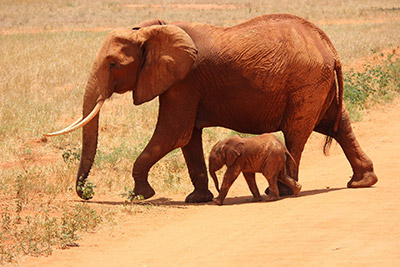
#> input picture elephant.jpg, 400 x 267 px, found by its file name
$ python L_1.py
#> lines starting #> are read from the running program, lines starting #| are printed output that depends on the picture
# Import libraries
import cv2
import numpy as np

# -------- IMAGE 1 --------
img = cv2.imread("D:\OpenCV course\codes\elephant.jpg")
#> img is the input picture: shape (267, 400, 3); mean B, G, R 95.6, 141.5, 194.9

print("\n--- Image 1 ---")
print("Shape:", img.shape)
#| Shape: (267, 400, 3)
print("Data type:", img.dtype)
#| Data type: uint8
print("Total pixels:", img.size)
#| Total pixels: 320400

h, w = img.shape[:2]
#> h = 267; w = 400

print("Center pixel (BGR):", img[h//2, w//2])
#| Center pixel (BGR): [10  7 32]

img_float = img.astype(np.float32)
print("Center pixel (float32):", img_float[h//2, w//2])
#| Center pixel (float32): [10.  7. 32.]

img_uint8 = img_float.astype(np.uint8)

# Split channels using slicing
B = img[:, :, 0]
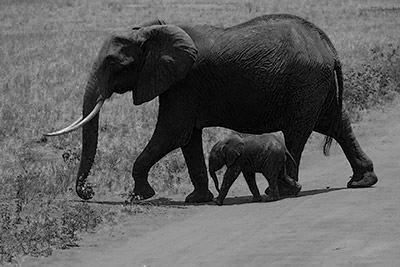
#> B: shape (267, 400); min 0, max 246, mean 95.6
G = img[:, :, 1]
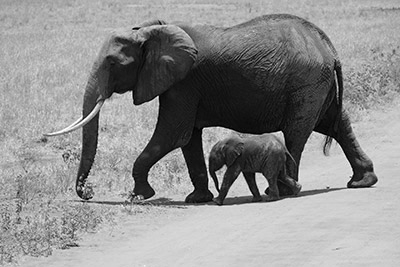
#> G: shape (267, 400); min 0, max 255, mean 141.5
R = img[:, :, 2]
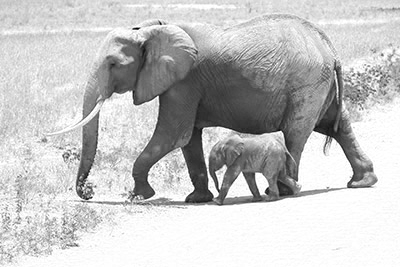
#> R: shape (267, 400); min 1, max 255, mean 194.9

# Show channels
cv2.imshow("Image1 - Blue", B)
cv2.imshow("Image1 - Green", G)
cv2.imshow("Image1 - Red", R)

cv2.waitKey(0)
cv2.destroyAllWindows()


# -------- IMAGE 2 --------
img = cv2.imread("D:\OpenCV course\codes\elephant.jpg")

print("\n--- Image 2 ---")
print("Shape:", img.shape)
#| Shape: (267, 400, 3)
print("Data type:", img.dtype)
#| Data type: uint8
print("Total pixels:", img.size)
#| Total pixels: 320400

h, w = img.shape[:2]

print("Center pixel (BGR):", img[h//2, w//2])
#| Center pixel (BGR): [10  7 32]

img_float = img.astype(np.float32)
print("Center pixel (float32):", img_float[h//2, w//2])
#| Center pixel (float32): [10.  7. 32.]

img_uint8 = img_float.astype(np.uint8)

B = img[:, :, 0]
G = img[:, :, 1]
R = img[:, :, 2]

cv2.imshow("Image2 - Blue", B)
cv2.imshow("Image2 - Green", G)
cv2.imshow("Image2 - Red", R)

cv2.waitKey(0)
cv2.destroyAllWindows()


# -------- IMAGE 3 --------
img = cv2.imread("D:\OpenCV course\codes\elephant.jpg")

print("\n--- Image 3 ---")
print("Shape:", img.shape)
#| Shape: (267, 400, 3)
print("Data type:", img.dtype)
#| Data type: uint8
print("Total pixels:", img.size)
#| Total pixels: 320400

h, w = img.shape[:2]

print("Center pixel (BGR):", img[h//2, w//2])
#| Center pixel (BGR): [10  7 32]

img_float = img.astype(np.float32)
print("Center pixel (float32):", img_float[h//2, w//2])
#| Center pixel (float32): [10.  7. 32.]

img_uint8 = img_float.astype(np.uint8)

B = img[:, :, 0]
G = img[:, :, 1]
R = img[:, :, 2]

cv2.imshow("Image3 - Blue", B)
cv2.imshow("Image3 - Green", G)
cv2.imshow("Image3 - Red", R)

cv2.waitKey(0)
cv2.destroyAllWindows()

$ run again, with hero-270-park.jpg copied over elephant.jpg
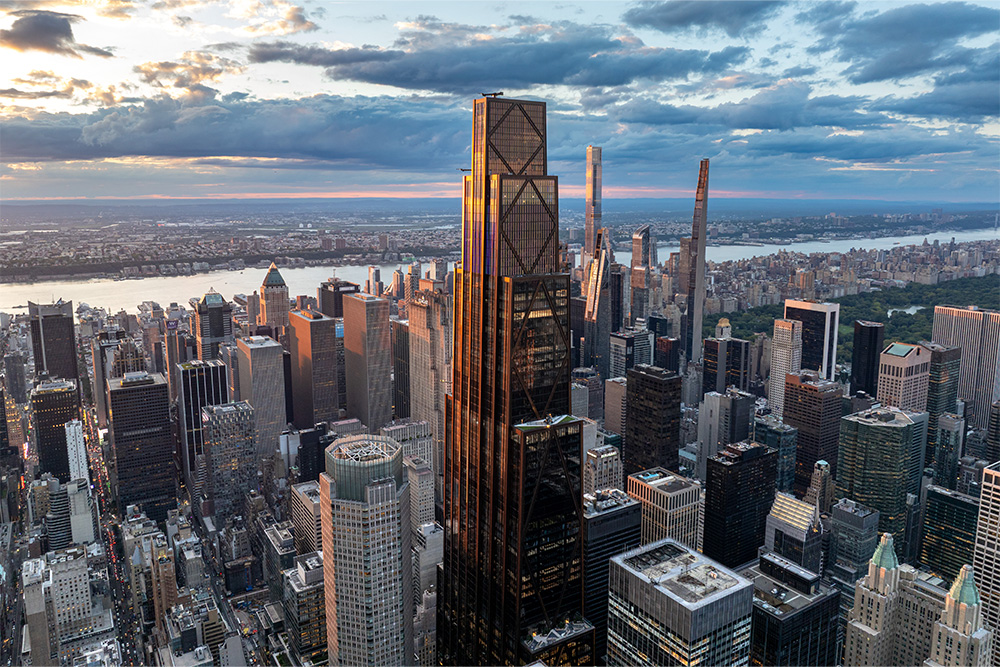
#> input picture hero-270-park.jpg, 1000 x 667 px, found by its file name
#> img is the input picture: shape (667, 1000, 3); mean B, G, R 115.4, 106.4, 100.3
#| Shape: (667, 1000, 3)
#| Data type: uint8
#| Total pixels: 2001000
#| Center pixel (BGR): [16 22 33]
#| Center pixel (float32): [16. 22. 33.]
#> `G = img[:, :, 1]`:
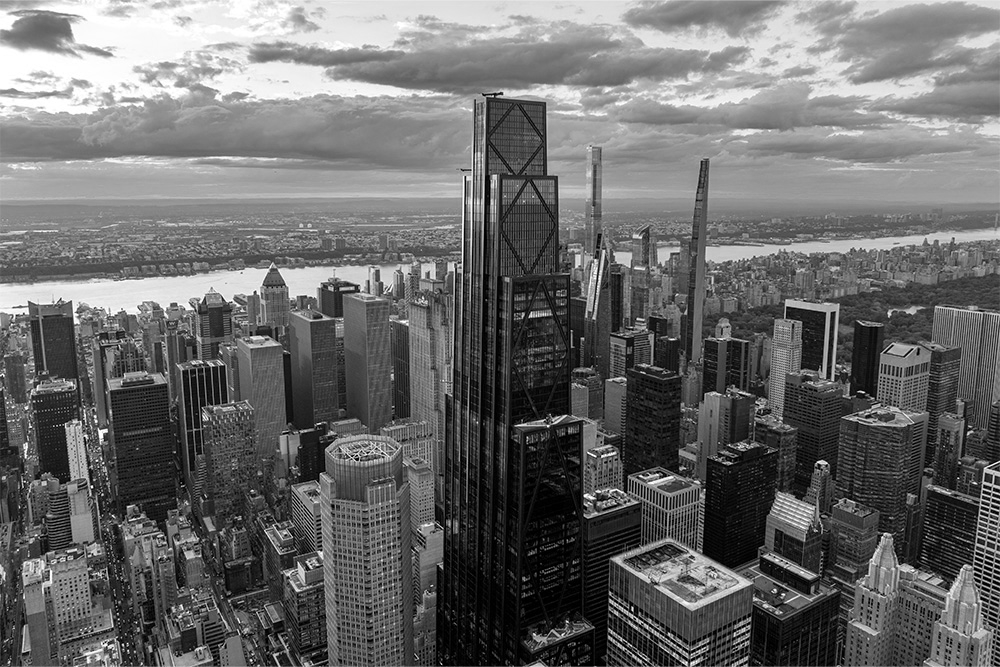
#> G: shape (667, 1000); min 0, max 255, mean 106.4
#> `R = img[:, :, 2]`:
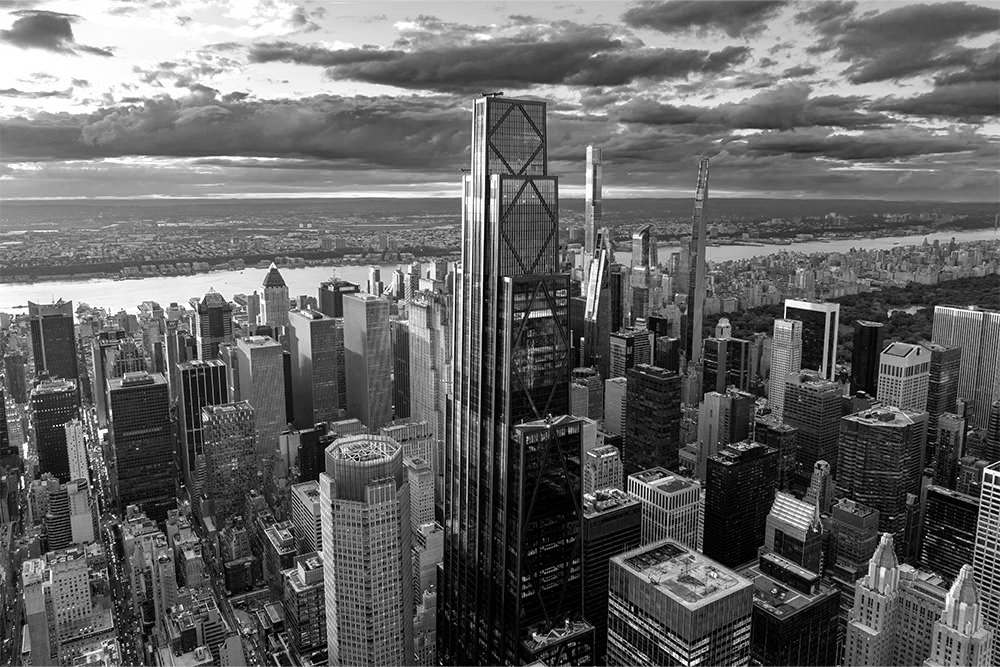
#> R: shape (667, 1000); min 0, max 255, mean 100.3
#| Shape: (667, 1000, 3)
#| Data type: uint8
#| Total pixels: 2001000
#| Center pixel (BGR): [16 22 33]
#| Center pixel (float32): [16. 22. 33.]
#| Shape: (667, 1000, 3)
#| Data type: uint8
#| Total pixels: 2001000
#| Center pixel (BGR): [16 22 33]
#| Center pixel (float32): [16. 22. 33.]
